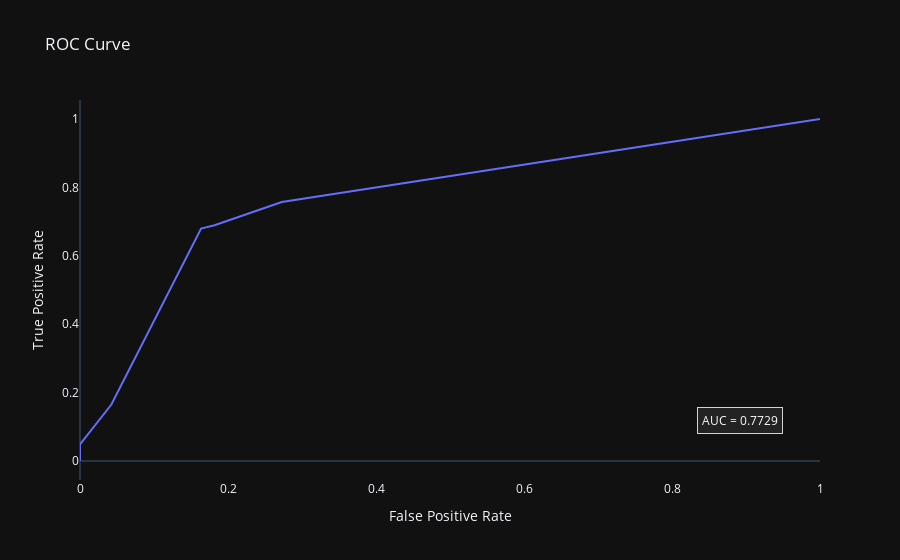

Notebook code for this chart:
### Code cell
fare_threshold = 200
titanic["rich"] = [1 if x  < fare_threshold else 0 for x in titanic["Fare"]]

predictors = ["Sex", "is_child", "rich"]
target = "Survived"

X = titanic[predictors]
y = titanic[target]

X_train, X_test, y_train, y_test = train_test_split(X, y, test_size = 0.3, random_state = 42, stratify = y)

ct = ColumnTransformer(
    transformers=[
        ("imputer", SimpleImputer(strategy="most_frequent"), ["is_child"]),
        ("ohe", OneHotEncoder(sparse_output=False, handle_unknown="ignore"), ["Sex"]),
    ],
    remainder = "passthrough"
)

steps = [
    ("ct", ct),
    ("logreg", LogisticRegression())
]

pipeline = Pipeline(steps)
pipeline.fit(X_train, y_train)
y_pred = pipeline.predict(X_test)
y_pred_proba = pipeline.predict_proba(X_test)[:, 1]

print(f"mean_accuracy = {pipeline.score(X_test, y_test)}")
print(f"AUC Score: {roc_auc_score(y_test, y_pred_proba):.4f}")
print(confusion_matrix(y_test, y_pred))
print(classification_report(y_test, y_pred))
print(pd.DataFrame(confusion_matrix(y_pred, y_test)))

fpr, tpr, thresholds = roc_curve(y_test, y_pred_proba)

fig = px.line(
    x = fpr,
    y = tpr,
    title='ROC Curve',
    labels={'x': 'False Positive Rate', 'y': 'True Positive Rate'}, # Add labels
    template = "plotly_dark" 
).update_layout(
    xaxis = dict(showgrid = False),
    yaxis = dict(showgrid = False),
    annotations=[
            dict(
                xref="paper",
                yref="paper",
                x=0.95,  # Position X
                y=0.12,  # Position Y
                text=f"AUC = {roc_auc_score(y_test, y_pred_proba):.4f}",
                showarrow = False,
                font=dict(
                    size=12,
                    color="white" # Ensure text is visible on dark background + box
                ),
                # --- Properties for the box ---
                bgcolor="rgba(40, 40, 40, 0.8)", # Semi-transparent dark background
                bordercolor="lightgrey",         # Color of the border
                borderwidth=1,                 # Width of the border in pixels
                borderpad=4                    # Padding between text and border
            )
    ]
)
fig.show()

RocCurveDisplay.from_estimator(pipeline, X_test, y_test)

### Figure 1 — Plotly figure (JSON) as saved in the notebook; plotly's stock layout.template omitted (floating-point values rounded to 4 significant figures)
{"data": [{"hovertemplate": "False Positive Rate=%{x}<br>True Positive Rate=%{y}<extra></extra>", "legendgroup": "", "line": {"color": "#636efa", "dash": "solid"}, "marker": {"symbol": "circle"}, "mode": "lines", "name": "", "orientation": "v", "showlegend": false, "type": "scatter", "x": [0.0, 0.0, 0.04242, 0.1636, 0.1818, 0.2727, 1.0], "xaxis": "x", "y": [0.0, 0.04854, 0.165, 0.6796, 0.6893, 0.7573, 1.0], "yaxis": "y"}], "layout": {"annotations": [{"bgcolor": "rgba(40, 40, 40, 0.8)", "bordercolor": "lightgrey", "borderpad": 4, "borderwidth": 1, "font": {"color": "white", "size": 12}, "showarrow": false, "text": "AUC = 0.7729", "x": 0.95, "xref": "paper", "y": 0.12, "yref": "paper"}], "legend": {"tracegroupgap": 0}, "title": {"text": "ROC Curve"}, "xaxis": {"anchor": "y", "domain": [0, 1], "showgrid": false, "title": {"text": "False Positive Rate"}}, "yaxis": {"anchor": "x", "domain": [0, 1], "showgrid": false, "title": {"text": "True Positive Rate"}}}}
